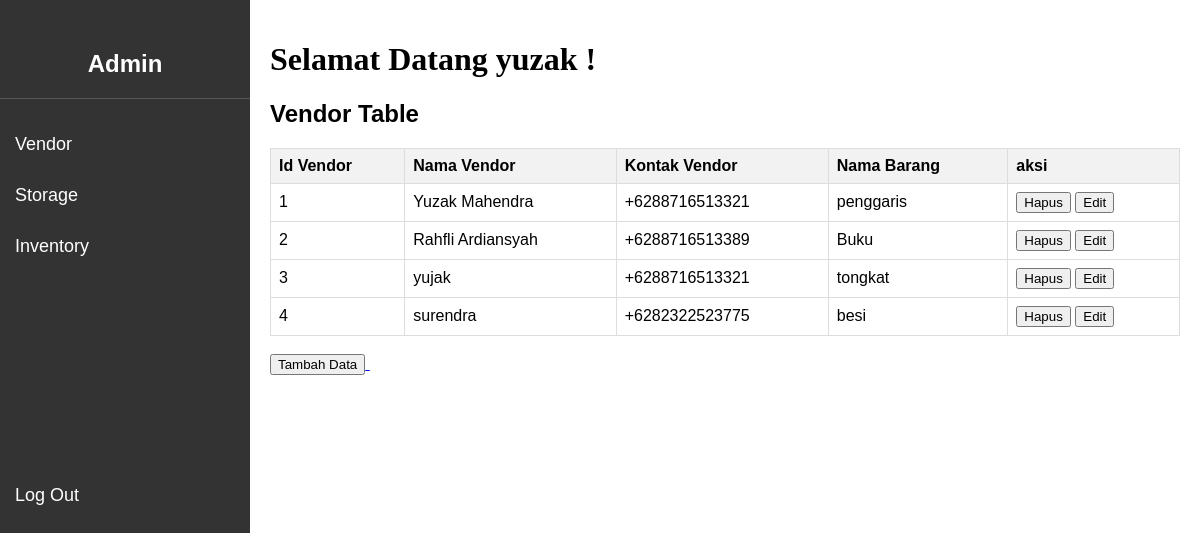
The app's page /vendor.php (signed in) with its own data.
### tables this page shows
CREATE TABLE `vendor` (
  `id` int(20) NOT NULL,
  `nama` varchar(35) NOT NULL,
  `kontak` varchar(35) NOT NULL,
  `nama_barang` varchar(35) NOT NULL,
  `nomor_invoice` int(20) NOT NULL
);

### vendor.php (the view, shortened to what this page needs)
<!DOCTYPE html>
<html lang="en">
<head>
    <link rel="stylesheet" href="admin.css">
</head>
<body>
    <?php include "sidebar.php"; ?>
   <div class="content">
        <?php include "header.php"; ?>
     <div id="vendor" class="table-selection">
            <h2>Vendor Table</h2>
            <table>
                <tr>
                    <th>Id Vendor</th>
                    <th>Nama Vendor</th>
                    <th>Kontak Vendor</th>
                    <th>Nama Barang</th>
                    <th>aksi</th>
                </tr>
                <?php
                include "koneksi.php";
                $sql = "SELECT * FROM vendor";
                $hsl = mysqli_query($kon, $sql);
                if($hsl -> num_rows > 0){
                    while($data = mysqli_fetch_assoc($hsl)){
                        echo "<tr>";
                        echo "<td>{$data['id']}</td>";
                        echo "<td>{$data['nama']}</td>";
                        echo "<td>{$data['kontak']}</td>";
                        echo "<td>{$data['nama_barang']}</td>";
                        echo "<td><a href='CRUD/hapus_vendor.php?id={$data['id']}' onclick='return confirm(\"Apakah Anda yakin ingin menghapus data ini?\")'><button>Hapus</button></a>
                              <a href='CRUD/edit_vendor.php?id={$data['id']}'><button>Edit</button></a></td>";
                        echo "</tr>";
                    }
                }
                ?>
            </table><br>
            <a href = "CRUD/tmbh_vendor.php">
                <button>Tambah Data</button>
            </a>
     </div>
   </div>
</body>
</html>

### sidebar.php (shortened to what this page needs)
<!DOCTYPE html>
<html lang="en">
<head>
    <link rel="stylesheet" href="admin.css">
</head>
<body>
<div class="sidebar">
        <h2 class="sidebar-title">Admin</h2>
        <a href="vendor.php">Vendor</a>
        <a href="storage.php">Storage</a>
        <a href="inventory.php">Inventory</a><br><br><br><br><br><br><br><br><br><br><br>
        <a href="logout.php">Log Out</a>
    </div>
</body>
</html>

### header.php (shortened to what this page needs)
<!DOCTYPE html>
<html lang="en">
<head>
    <link rel="stylesheet" href="admin.css">
</head>
<body>
<div class="hed">
<h1>Selamat Datang <?= $_SESSION['username']?> !</h1>
</div>
</body>
</html>

### admin.css (style rules this page uses)
body { font-family: Arial, sans-serif; display: flex; margin: 0; padding: 0; height: 100vh; }
.hed { font-family: 'Times New Roman', Times, serif; border-bottom: #575757; }
.sidebar { width: 250px; background-color: #333; color: white; padding-top: 20px; position: fixed; height: 100%; padding-top: 50px; }
.sidebar-title { text-align: center; margin-top: 0; padding-bottom: 20px; font-size: 24px; border-bottom: 1px solid #575757; margin-bottom: 20px; }
.sidebar a { padding: 15px; text-decoration: none; font-size: 18px; color: white; display: block; }
.content { margin-left: 250px; padding: 20px; width: 100%; }
table { width: 100%; border-collapse: collapse; margin-top: 20px; }
table, th, td { border: 1px solid #ddd; }
th, td { padding: 8px; text-align: left; }
th { background-color: #f2f2f2; }

### records on screen
vendor: id "1", nama "Yuzak Mahendra", kontak "+6288716513321", nama_barang "penggaris"
vendor: id "2", nama "Rahfli Ardiansyah", kontak "+6288716513389", nama_barang "Buku"
vendor: id "3", nama "yujak", kontak "+6288716513321", nama_barang "tongkat"
vendor: id "4", nama "surendra", kontak "+6282322523775", nama_barang "besi"

### other values on screen
$_SESSION['username'] "yuzak"
